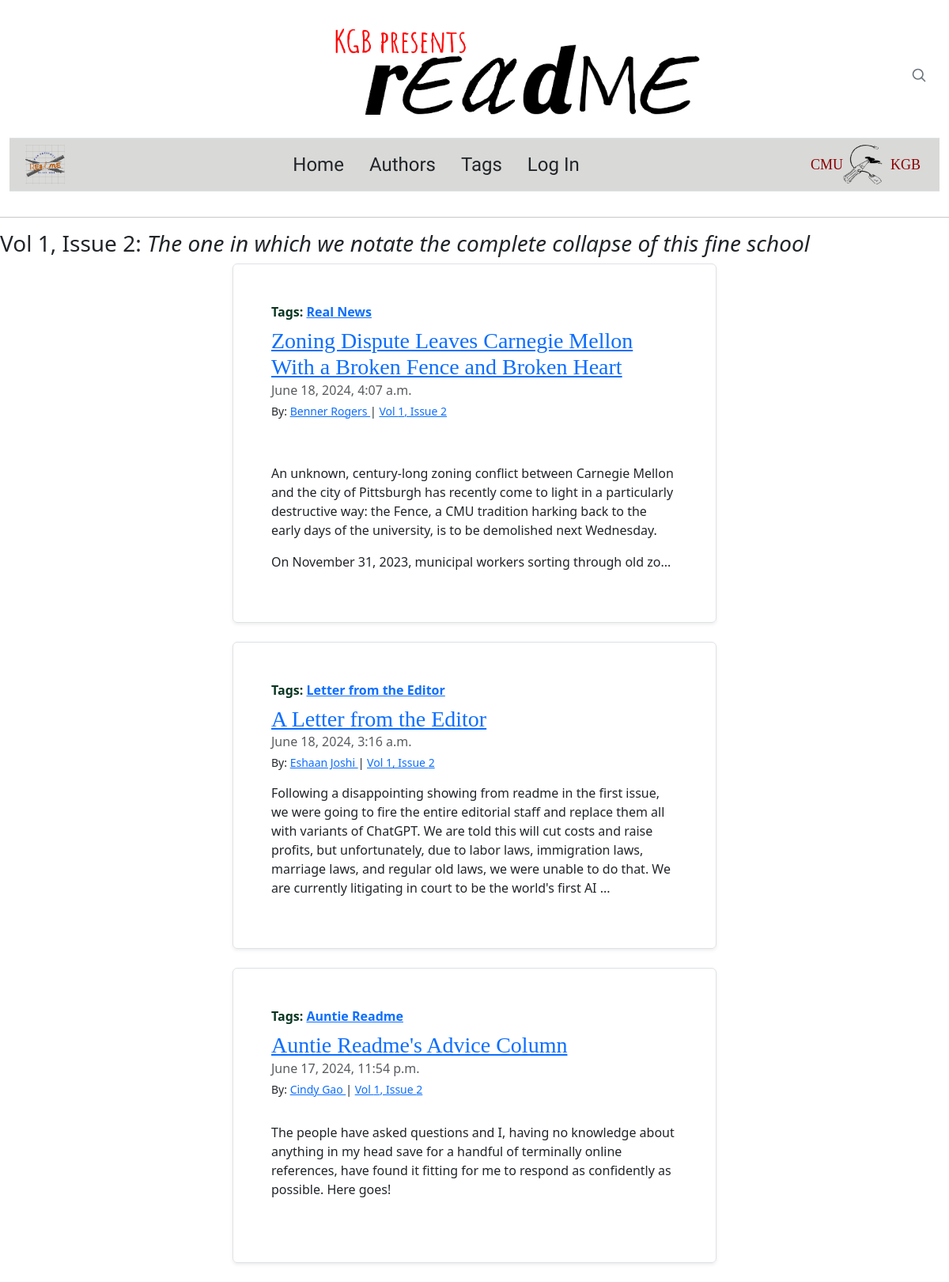
Screenshot of /issue/2/1 with the database file from the repository.
### articles/models.py (models this page shows, shortened)
class Issue(models.Model):
    name = models.CharField(max_length=255)
    vol = models.IntegerField(default=0)
    num = models.IntegerField(default=0)
    class Meta:
        verbose_name_plural = "issues"

class Post(models.Model):
    title = models.CharField(max_length=225)
    authors = models.ManyToManyField("Author", related_name="posts")
    body = models.TextField()
    created_on = models.DateTimeField(auto_now_add=True)
    last_modified = models.DateTimeField(auto_now=True)
    categories = models.ManyToManyField("Category", related_name="posts")
    slug = models.SlugField()
    issues = models.ForeignKey("Issue", on_delete=models.CASCADE)

class Category(models.Model):
    name = models.CharField(max_length=30, unique=True)
    class Meta:
        verbose_name_plural = "categories"

class Author(models.Model):
    name = models.CharField(max_length=255)
    img = models.TextField(default="anon.png")
    bio = models.TextField()
    roles = models.TextField()
    class Meta:
        verbose_name_plural = "authors"

### articles/views.py (the view)
# urls.py: path("issue/<int:num>/<int:vol>", views.article_issue, name="article_issue"),
def article_issue(request, num, vol):
    issue = Issue.objects.get(num=num, vol=vol)
    posts = Post.objects.filter(
        issues__name__contains=issue.name
    ).order_by("-created_on")
    context = {
        "i": issue,
        "issue": issue.name,
        "posts": posts,
    }
    return render(request, "article/issue.html", context)

### articles/templatetags/tag.py (called while the page is built)
def create_md(source):
    return markdown.Markdown(extensions=["fenced_code"]).convert(source)

### articles/templates/article/issue.html
{% extends "article/index.html" %}
{% block page_title %}
<h3>Vol {{ i.vol }}, Issue {{ i.num }}:<em> {{ issue }}</em></h3>
{% endblock page_title %}

### articles/templates/article/index.html (shortened to what this page needs)
{% extends "base.html" %}
{% block page_content %}
    {% block posts %}
    <div>
        {% for post in posts %}
        <div class="row">
        <div class="col-md-3"></div>
        <div class="col-md-6  col-centered  g-0 border rounded overflow-hidden mb-4 shadow-sm h-md-250 p-4 justify-content-center">
                       <div class="col p-4 d-flex flex-column position-static">
                    <strong class="d-inline-block mb-2 text-success-emphasis">
                        Tags: {% for category in post.categories.all %}
                    <a href="{% url 'article_category' category.name %}">
                        {{ category.name }}
                    </a>
                {% endfor %}
                    </strong>
                    <h3 class="mb-0" style="font-family: Cutive Mono;"><a href="{% url 'article_detail' post.slug post.pk %}">{{ post.title }}</a></h3>
                    <div class="mb-1 text-body-secondary">{{post.created_on}}</div>
                         <small>
                            By:
                            {% for author in post.authors.all %}
                                <a href="{% url 'article_author' author.name %}">
                                    {{ author.name }}
                                </a> |
                            {% endfor %}
                            <a href="{% url 'article_issue' post.issues.num post.issues.vol %}">
                                Vol {{ post.issues.vol }}, Issue {{ post.issues.num}}
                            </a>
                        </small>
                    {% load tag %}
            <p>{{ post.body|create_md | safe | slice:":400" }}...</p>
                </div>
            </div>
        </div>
                {% endfor %}
    </div>
    {% endblock posts %}
{% endblock page_content %}

### templates/base.html (shortened to what this page needs)
<!DOCTYPE html>
<html lang="en">
<head>
    <link rel="stylesheet" href="https://cdn.jsdelivr.net/npm/@docsearch/css@3">
    <link href="https://cdn.jsdelivr.net/npm/bootstrap@5.3.2/dist/css/bootstrap.min.css" rel="stylesheet">
    <link href="https://cdnjs.cloudflare.com/ajax/libs/font-awesome/6.5.1/css/all.min.css" rel="stylesheet">
  </head>
  <body>
    <header class="container-fluid lh-1 py-3">
      <div class="row flex-nowrap justify-content-between align-items-center">
      <div class="col-4 pt-1"></div>
      <div class="col-4 text-center">
        <h1><a href="/"><img src="/static/media/readme-site-header-blank.png" height="150" style="a:hover"></a></h1>
      </div>
      <div class="col-4 d-flex justify-content-end align-items-center">
        <a class="link-secondary" href="#" aria-label="Search">
        <svg xmlns="http://www.w3.org/2000/svg" width="20" height="20" fill="none" stroke="currentColor" stroke-linecap="round" stroke-linejoin="round" stroke-width="2" class="mx-3" role="img" viewBox="0 0 24 24"><title>Search</title><circle cx="10.5" cy="10.5" r="7.5"/><path d="M21 21l-5.2-5.2"/></svg>
        </a>
      </div>
      </div>
      <nav class="navbar navbar-expand-lg navbar-dark border-top border-bottom" style="background-color: #d9d9d8;">
        <div class="container-fluid">
            <div class="left">
                <a href="/"><img src="/static/media/readme_white.png" width="50" height="50" class="text-dark nav-item nav-link mx-2"></a>
            </div>
            <div class="center">
                <div class="navbar-nav">
                    <a href='{% url "article_index" %}' class="text-dark nav-item nav-link mx-2">Home</a>
                    <a href='{% url "article_author_index" %}' class="text-dark nav-item nav-link mx-2">Authors</a>
                    <a href='{% url "article_category_index" %}' class="text-dark nav-item nav-link mx-2">Tags</a>
                    <a href='{% url "login" %}' class="text-dark nav-item nav-link mx-2">Log In</a>
                </div>
            </div>
            <div class="right">
                <a href="https://www.cmukgb.org/who-are-we-anyway/" class="container">
                    <div class="text">CMU</div>
                    <img src="/static/media/kgb.gif" alt="CMU KGB">
                    <div class="text">KGB</div>
                </a>
            </div>
        </div>
    </nav>
    </header>
</head>
<body>
<hr>
{% block page_title %}{% endblock page_title %}
{% block page_content %}{% endblock page_content %}
</body>
</html>

### templates/base.html (style rules this page uses)
.navbar-nav a { vertical-align:text-bottom; margin: 0; font-size: x-large; font-family: 'Special Elite', cursive; }
.center { float: right; margin: auto; }
.container { display: flex; align-items: center; text-decoration: none; color: inherit; justify-content: flex-end; }
.container img { width: 100px; height: 100px; }
.container .text { font-size: 18px; }
.navbar .container-fluid { display: flex; justify-content: space-between; align-items: center; width: 100%; }
.left, .center, .right { display: flex; align-items: center; }
.center { flex-grow: 1; justify-content: center; }
.right .container { display: flex; align-items: center; text-decoration: none; color: inherit; }
.right .container img { width: 50px; height: 50px; margin-right: 10px; color: darkred; }
.right .container .text { color: darkred; font-size: 18px; font-family: Copperplate, fantasy; }

### rows the page displays
Issue: vol "1", num "2", name "The one in which we notate the complete collapse of this fine school"
Post: title "Zoning Dispute Leaves Carnegie Mellon With a Broken Fence and Broken Heart", created_on "June 18, 2024, 4:07 a.m.", issues.vol "1", issues.num "2", body|create_md "An unknown, century-long zoning conflict between Carnegie Mellon and the city of Pittsburgh has recently come to light in a particularly destructive way: the Fence, a CMU tradition harking back to the early days of the university, is to be demolished next Wednesday. On November 31, 2023, municipal workers sorting through old zo"
Category: name "Real News"
Author: name "Benner Rogers"
Post: title "A Letter from the Editor", created_on "June 18, 2024, 3:16 a.m.", issues.vol "1", issues.num "2", body|create_md "Following a disappointing showing from readme in the first issue, we were going to fire the entire editorial staff and replace them all with variants of ChatGPT. We are told this will cut costs and raise profits, but unfortunately, due to labor laws, immigration laws, marriage laws, and regular old laws, we were unable to do that. We are currently litigating in court to be the world's first AI"
Category: name "Letter from the Editor"
Author: name "Eshaan Joshi"
Post: title "Auntie Readme's Advice Column", created_on "June 17, 2024, 11:54 p.m.", issues.vol "1", issues.num "2", body|create_md "The people have asked questions and I, having no knowledge about anything in my head save for a handful of terminally online references, have found it fitting for me to respond as confidently as possible. Here goes!"
Category: name "Auntie Readme"
Author: name "Cindy Gao"
